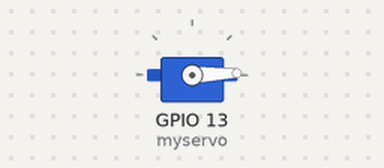
A sketch run on a simulated ESP32. Parts: servo. What the sketch prints to the serial monitor is not drawn.

Above: at 5.05 s.
At 5.85 s:
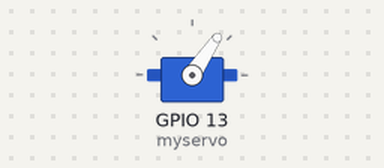
At 6.7 s:
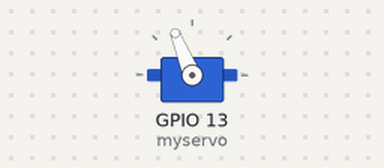
At 8.4 s:
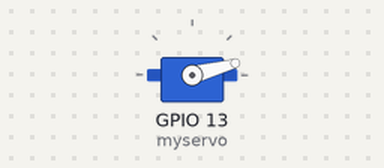
Timing chart, 0 to 13.3 s (numbered marks = the images above):
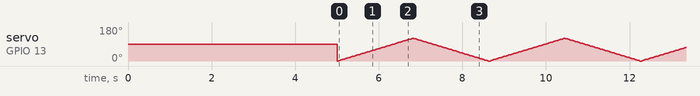

The sketch:

DS19_Servo_Motor.ino
```cpp
/*
   Servo Motor
   modified for esp32 on January 2020
   modified by Digital Siam
*/
#include <ESP32Servo.h>

Servo myservo;

int pos = 0;

void setup() {
  myservo.attach(13);
  delay(5000);
  Serial.println("program DS19");
  Serial.println("Servo Motor");
  Serial.println("modified for esp32");
  Serial.println("modified by Digital Siam");
}

void loop() {
  for (pos = 0; pos <= 120; pos += 1) {
    myservo.write(pos);
    delay(15);
  }
  for (pos = 120; pos >= 0; pos -= 1) {
    myservo.write(pos);
    delay(15);
  }
}
```
